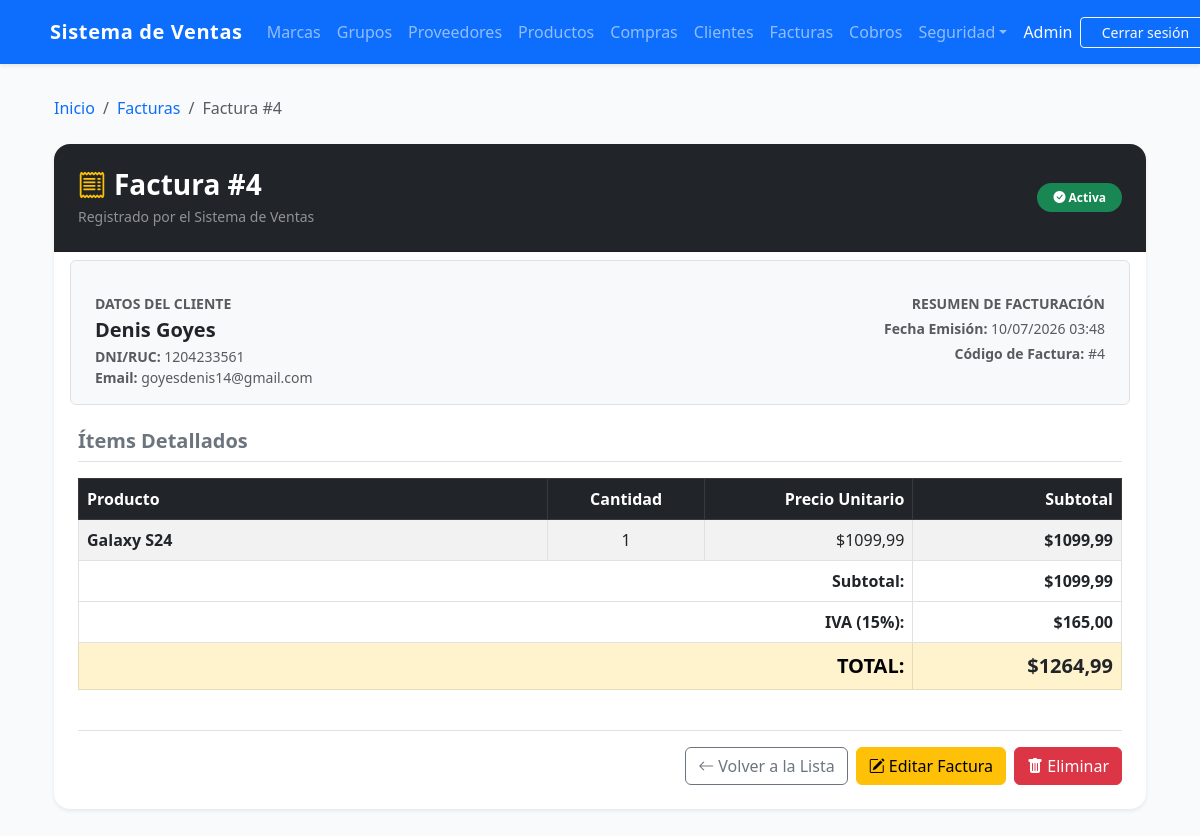
Page /invoices/4/ (signed in) on the committed database.
### billing/models.py (models this page shows, shortened)
class Invoice(models.Model):
    TIPO_PAGO = [
        ('contado', 'Contado'),
        ('credito', 'Crédito'),
    ]
    ESTADO = [
        ('PENDIENTE', 'Pendiente'),
        ('PAGADA', 'Pagada'),
        ('ANULADA', 'Anulada'),
    ]
    customer = models.ForeignKey(Customer, on_delete=models.PROTECT, related_name='Facturas', verbose_name='Cliente')
    invoice_date = models.DateTimeField(auto_now_add=True, verbose_name='Fecha de Factura')
    subtotal = models.DecimalField(max_digits=12, decimal_places=2, default=0, verbose_name='Subtotal')
    tax = models.DecimalField(max_digits=12, decimal_places=2, default=0, verbose_name='Impuesto')
    total = models.DecimalField(max_digits=12, decimal_places=2, default=0, verbose_name='Total')
    tipo_pago = models.CharField(max_length=10, choices=TIPO_PAGO, default='contado', verbose_name='Tipo de Pago')
    saldo = models.DecimalField(max_digits=12, decimal_places=2, default=0, verbose_name='Saldo Pendiente')
    estado = models.CharField(max_length=10, choices=ESTADO, default='PENDIENTE', verbose_name='Estado')
    is_active = models.BooleanField(default=True, verbose_name='Activa')
    class Meta:
        ordering = ['-invoice_date']

class Customer(models.Model):
    dni = models.CharField(max_length=13, unique=True, verbose_name='DNI/RUC', validators=[validate_cedula_ec])
    first_name = models.CharField(max_length=100, verbose_name = 'Nombres')
    last_name = models.CharField(max_length=100, verbose_name = 'Apellidos')
    email = models.EmailField(blank=True, null=True, verbose_name = 'Correo Electronico')
    phone = models.CharField(max_length=20, blank=True, null=True, verbose_name = 'Teléfono')
    address = models.TextField(blank=True, null=True, verbose_name = 'Dirección')
    is_active = models.BooleanField(default=True, verbose_name = 'Activo')
    created_at = models.DateTimeField(auto_now_add=True, verbose_name = 'Creado el')
    updated_at = models.DateTimeField(auto_now=True, verbose_name = 'Actualizado el')
    class Meta:
        ordering = ['last_name', 'first_name']
    @property
    def full_name(self): return f'{self.first_name} {self.last_name}'

class InvoiceDetail(models.Model):
    invoice = models.ForeignKey(Invoice, on_delete=models.CASCADE, related_name='details', verbose_name = 'Factura')
    product = models.ForeignKey(Product, on_delete=models.PROTECT, related_name='invoice_details', verbose_name = 'Producto')
    quantity = models.IntegerField(default=1, verbose_name = 'Cantidad')
    unit_price = models.DecimalField(max_digits=12, decimal_places=2, verbose_name = 'Precio Unitario')
    subtotal = models.DecimalField(max_digits=12, decimal_places=2, default=0, verbose_name = 'Subtotal')

class Product(models.Model):
    name = models.CharField(max_length=200, verbose_name='Nombre del Producto')
    description = models.TextField(blank=True, null=True, verbose_name = 'Descripción')
    brand = models.ForeignKey(Brand, on_delete=models.PROTECT, related_name='productos', verbose_name = 'Marca')
    group = models.ForeignKey(ProductGroup, on_delete=models.PROTECT, related_name='Grupos', verbose_name = 'Grupo')
    suppliers = models.ManyToManyField(Supplier, related_name='products', blank=True, verbose_name = 'Proveedores')
    unit_price = models.DecimalField(max_digits=12, decimal_places=2, verbose_name = 'Precio Unitario')
    stock = models.IntegerField(default=0, verbose_name = 'Stock')
    is_active = models.BooleanField(default=True, verbose_name = 'Activo')
    image = models.ImageField(upload_to='products/', blank=True, null=True, verbose_name='Imagen')
    created_at = models.DateTimeField(auto_now_add=True, verbose_name = 'Creado el')
    updated_at = models.DateTimeField(auto_now=True, verbose_name = 'Actualizado el')
    class Meta:
        verbose_name = 'Producto'
        verbose_name_plural = 'Productos'
        ordering = ['name']

### billing/views.py (the view)
# urls.py: path('invoices/<int:pk>/', views.InvoiceDetailView.as_view(), name='invoice_detail'),
@method_decorator(audit_action('DETAIL_INVOICE'), name='dispatch')
class InvoiceDetailView(LoginRequiredMixin, GroupRequiredMixin, DetailView):
    group_required = ['Administrador', 'Vendedor']
    model = Invoice
    template_name = 'billing/invoice_detail.html'
    context_object_name = 'invoice'
    def get_queryset(self):
        return super().get_queryset().select_related('customer').prefetch_related('details__product')

### security/templatetags/security_tags.py (called while the page is built)
@register.filter(name='has_group')
def has_group(user, group_name):
    if not user.is_authenticated:
        return False
    if user.is_superuser:      # el superusuario ve todo
        return True
    return user.groups.filter(name=group_name).exists()

### shared/mixins.py (called while the page is built)
    def dispatch(self, request, *args, **kwargs):
        if not request.user.is_authenticated:
            return redirect('login')
        if request.user.is_superuser:
            return super().dispatch(request, *args, **kwargs)
        if request.user.groups.filter(name__in=self.group_required).exists():
            return super().dispatch(request, *args, **kwargs)
        messages.error(request, self.group_error_message)
        return redirect(self.group_redirect_url)

### billing/templates/billing/invoice_detail.html (shortened to what this page needs)
{% extends 'billing/base.html' %}
{% block content %}
<div class="container py-2">
  <nav aria-label="breadcrumb" class="mb-4">
    <ol class="breadcrumb">
      <li class="breadcrumb-item"><a href="{% url 'billing:home' %}" class="text-decoration-none">Inicio</a></li>
      <li class="breadcrumb-item"><a href="{% url 'billing:invoice_list' %}" class="text-decoration-none">Facturas</a></li>
      <li class="breadcrumb-item active" aria-current="page">Factura #{{ invoice.id }}</li>
    </ol>
  </nav>
  <div class="card shadow-sm border-0 mb-4" style="border-radius: 16px; overflow: hidden;">
    <div class="card-header bg-dark text-white p-4 d-flex justify-content-between align-items-center flex-wrap gap-2">
      <div>
        <h3 class="mb-1 fw-bold text-white"><i class="bi bi-receipt me-2 text-warning"></i>Factura #{{ invoice.id }}</h3>
        <p class="text-white-50 mb-0 small">Registrado por el Sistema de Ventas</p>
      </div>
      <div>
        {% if invoice.is_active %}
          <span class="badge bg-success px-3 py-2 fs-7 rounded-pill"><i class="bi bi-check-circle-fill"></i> Activa</span>
        {% else %}
          <span class="badge bg-secondary px-3 py-2 fs-7 rounded-pill"><i class="bi bi-x-circle-fill"></i> Inactiva</span>
        {% endif %}
      </div>
    </div>
    <div class="card-body p-4">
      <div class="row g-3 mb-4 bg-light p-3 rounded border">
        <div class="col-md-6 border-end-md">
          <span class="text-muted text-uppercase fw-bold small d-block mb-1">Datos del Cliente</span>
          <h5 class="fw-bold text-dark mb-1">{{ invoice.customer.full_name }}</h5>
          <p class="text-muted mb-0 small"><strong>DNI/RUC:</strong> {{ invoice.customer.dni }}</p>
          {% if invoice.customer.email %}
            <p class="text-muted mb-0 small"><strong>Email:</strong> {{ invoice.customer.email }}</p>
          {% endif %}
        </div>
        <div class="col-md-6 ps-md-4 text-md-end">
          <span class="text-muted text-uppercase fw-bold small d-block mb-1">Resumen de Facturación</span>
          <p class="text-muted mb-1 small"><strong>Fecha Emisión:</strong> {{ invoice.invoice_date|date:"d/m/Y H:i" }}</p>
          <p class="text-muted mb-0 small"><strong>Código de Factura:</strong> #{{ invoice.id }}</p>
        </div>
      </div>
      <h5 class="fw-bold text-secondary mb-3 border-bottom pb-2">Ítems Detallados</h5>
      <div class="table-responsive mb-4">
        <table class="table table-bordered table-striped align-middle">
          <thead class="table-dark">
            <tr>
              <th>Producto</th>
              <th class="text-center" style="width: 15%;">Cantidad</th>
              <th class="text-end" style="width: 20%;">Precio Unitario</th>
              <th class="text-end" style="width: 20%;">Subtotal</th>
            </tr>
          </thead>
          <tbody>
            {% for detail in invoice.details.all %}
            <tr>
              <td class="fw-semibold">{{ detail.product.name }}</td>
              <td class="text-center">{{ detail.quantity }}</td>
              <td class="text-end">${{ detail.unit_price }}</td>
              <td class="text-end fw-semibold">${{ detail.subtotal }}</td>
            </tr>
            {% endfor %}
          </tbody>
          <tfoot>
            <tr>
              <td colspan="3" class="text-end fw-semibold">Subtotal:</td>
              <td class="text-end fw-semibold">${{ invoice.subtotal }}</td>
            </tr>
            <tr>
              <td colspan="3" class="text-end fw-semibold">IVA (15%):</td>
              <td class="text-end fw-semibold">${{ invoice.tax }}</td>
            </tr>
            <tr class="table-warning">
              <td colspan="3" class="text-end fw-bold fs-5">TOTAL:</td>
              <td class="text-end fw-bold fs-5 text-dark">${{ invoice.total }}</td>
            </tr>
          </tfoot>
        </table>
      </div>
      <div class="d-flex gap-2 justify-content-end border-top pt-3 flex-wrap">
        <a href="{% url 'billing:invoice_list' %}" class="btn btn-outline-secondary">
          <i class="bi bi-arrow-left"></i> Volver a la Lista
        </a>
        <a href="{% url 'billing:invoice_update' invoice.pk %}" class="btn btn-warning">
          <i class="bi bi-pencil-square"></i> Editar Factura
        </a>
        <a href="{% url 'billing:invoice_delete' invoice.pk %}" class="btn btn-danger">
          <i class="bi bi-trash-fill"></i> Eliminar
        </a>
      </div>
    </div>
  </div>
</div>
{% endblock %}

### billing/templates/billing/base.html (shortened to what this page needs)
{% load security_tags %}
<!DOCTYPE html>
<html lang="es">
<head>
  <link href="https://cdn.jsdelivr.net/npm/bootstrap@5.3.0/dist/css/bootstrap.min.css" rel="stylesheet">
  <link rel="stylesheet" href="https://cdn.jsdelivr.net/npm/bootstrap-icons@1.11.1/font/bootstrap-icons.css">
</head>
<body>
  <nav class="navbar navbar-expand-lg navbar-dark bg-primary shadow-sm">
    <div class="container">
      <a class="navbar-brand" href="{% url 'billing:home' %}">Sistema de
        Ventas</a>
      <div class="collapse navbar-collapse" id="nav">
        <ul class="navbar-nav me-auto mb-2 mb-lg-0">
          {% if user.is_authenticated %}
          {% if user|has_group:'Analista de Compras' or user|has_group:'Administrador' %}
          <li class="nav-item"><a class="nav-link" href="{% url 'billing:brand_list' %}">Marcas</a></li>
          <li class="nav-item"><a class="nav-link" href="{% url 'billing:productgroup_list' %}">Grupos</a></li>
          <li class="nav-item"><a class="nav-link" href="{% url 'billing:supplier_list' %}">Proveedores</a></li>
          <li class="nav-item"><a class="nav-link" href="{% url 'billing:product_list' %}">Productos</a></li>
          <li class="nav-item"><a class="nav-link" href="{% url 'purchasing:purchase_list' %}">Compras</a></li>
          {% endif %}
          {% if user|has_group:'Vendedor' or user|has_group:'Administrador' %}
          <li class="nav-item"><a class="nav-link" href="{% url 'billing:customer_list' %}">Clientes</a></li>
          <li class="nav-item"><a class="nav-link" href="{% url 'billing:invoice_list' %}">Facturas</a></li>
          <li class="nav-item"><a class="nav-link" href="{% url 'cobros:factura_pendiente_list' %}">Cobros</a></li>
          {% endif %}
          {% if user|has_group:'Administrador' %}
          <li class="nav-item dropdown">
            <a class="nav-link dropdown-toggle" href="#" data-bs-toggle="dropdown" role="button"
              aria-expanded="false">Seguridad</a>
          </li>
          {% endif %}
          {% endif %}
        </ul>
        <ul class="navbar-nav ms-auto align-items-center">
          {% if user.is_authenticated %}
          <li class="nav-item">
            <span class="nav-link text-light pe-0">{{ user.username }}</span>
          </li>
          <li class="nav-item">
            <form method="post" action="{% url 'logout' %}" class="d-flex align-items-center ms-2">
              <button type="submit" class="btn btn-outline-light btn-sm btn-logout">Cerrar sesión</button>
            </form>
          </li>
          {% else %}
          <li class="nav-item"><a class="nav-link" href="{% url 'login' %}">Iniciar sesión</a></li>
          <li class="nav-item"><a class="nav-link" href="{% url 'security:register' %}">Registrarse</a></li>
          {% endif %}
        </ul>
      </div>
    </div>
  </nav>
  <div class="container mt-4">
    {% block content %}{% endblock %}
  </div>
</body>
</html>

### billing/templates/billing/base.html (style rules this page uses)
:root { --primary-color: #2563eb; --primary-dark: #1d4ed8; --surface: #ffffff; --surface-soft: #f8fafc; --card-shadow: 0 18px 40px rgba(15, 23, 42, 0.08); }
body { background-color: #f8fafc; min-height: 100vh; }
.navbar { min-height: 64px; }
.navbar-brand { font-weight: 700; letter-spacing: 0.03em; }
.navbar-nav .nav-link { transition: color 0.2s ease; }
.btn-logout { text-decoration: none; min-width: 130px; }

### rows in the picture
Invoice: id "4", customer.full_name "Denis Goyes", customer.dni "1204233561", customer.email "goyesdenis14@gmail.com", invoice_date "10/07/2026 03:48", subtotal "1099,99", tax "165,00", total "1264,99"
InvoiceDetail: product.name "Galaxy S24", quantity "1", unit_price "1099,99", subtotal "1099,99"

### other values in the picture
{{ user.username }} "Admin"
